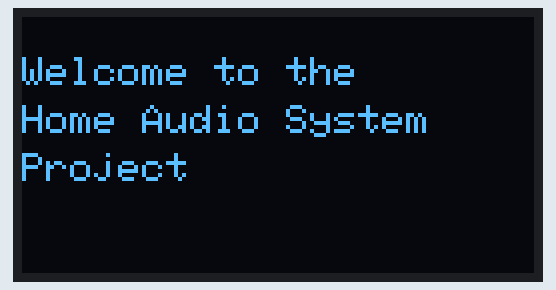
A sketch run on a simulated Arduino Uno, built with avr-gcc and run on an emulated ATmega328P. On the bench: 128×64 one-colour display.

Above: at 0.1 s.
At 2.6 s:
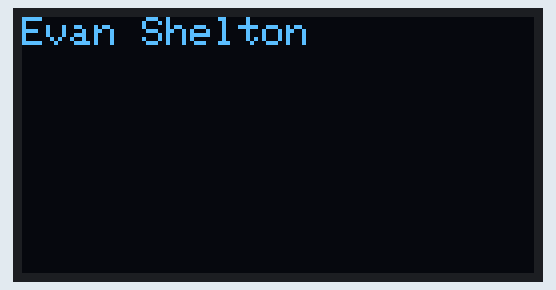
At 3.3 s:
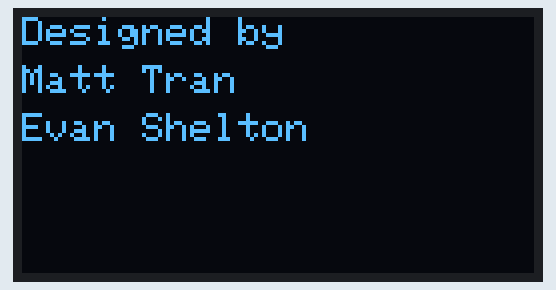
At 3.9 s:
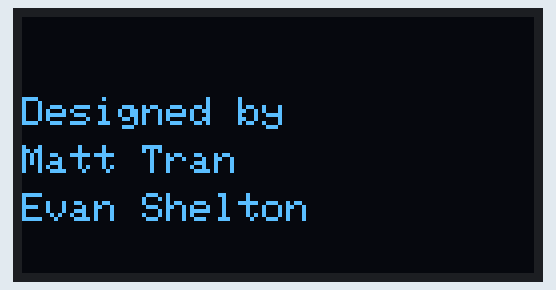

The sketch:

M2_WelcomePage2.ino
```cpp
#include <Wire.h>
#include <Adafruit_GFX.h>
#include <Adafruit_SSD1306.h>

//screen size
#define SCREEN_WIDTH 128
#define SCREEN_HEIGHT 64
#define OLED_RESET -1


#define OLED_I2C_ADDRESS 0x3C

Adafruit_SSD1306 display(SCREEN_WIDTH, SCREEN_HEIGHT, &Wire, OLED_RESET);

void drawWelcomeScreen()
{
  display.clearDisplay();
  display.setTextColor(SSD1306_WHITE);

  display.setTextSize(1);
  display.setCursor(0, 10);
  display.println("Welcome to the");

  display.setCursor(0, 22);
  display.println("Home Audio System");

  display.setCursor(0, 34);
  display.println("Project");

  display.display();
}

void drawCreditsAtY(int yOffset)
{
  display.clearDisplay();
  display.setTextColor(SSD1306_WHITE);

  display.setTextSize(1);
  display.setCursor(0, yOffset + 0);
  display.println("Designed by");

  display.setCursor(0, yOffset + 12);
  display.println("Matt Tran");

  display.setCursor(0, yOffset + 24);
  display.println("Evan Shelton");

  display.display();
}

void slideInCredits()
{

  for (int y = -24; y <= 20; y += 2)
  {
    drawCreditsAtY(y);
    delay(25);
  }
}

void setup()
{
  Serial.begin(9600);

  if (!display.begin(SSD1306_SWITCHCAPVCC, OLED_I2C_ADDRESS))
  {
    Serial.println("SSD1306 init failed");
    while (true)
    {
    }
  }

  // Disable internal 5V pull-ups
  pinMode(A4, INPUT);
  pinMode(A5, INPUT);
  digitalWrite(A4, LOW);
  digitalWrite(A5, LOW);

  drawWelcomeScreen();
  delay(2500);

  slideInCredits();
  delay(2000);
}

void loop()
{
}
```
